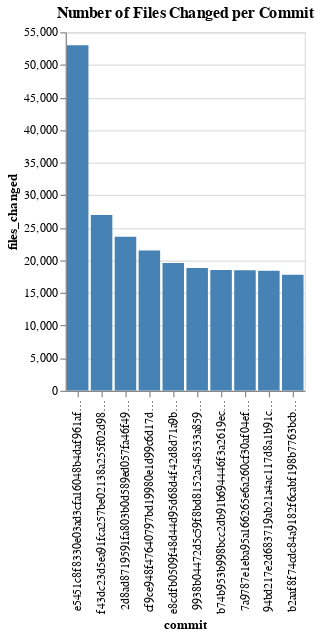

The notebook cell this image was saved under:
### Markdown cell above
### 3. Number of Files Changed per Commit

### Code cell
query = """
SELECT commit, ARRAY_LENGTH(difference) as files_changed
FROM `bruin-hiring.github_repos.sample_commits`
ORDER BY files_changed DESC
LIMIT 10;
"""
run_query_and_visualize(query, 'commit', 'files_changed', chart_type='bar', title='Number of Files Changed per Commit')

### Figure 1 — Vega-Lite specification as saved in the notebook (floating-point values rounded to 4 significant figures)
{"config": {"view": {"continuousWidth": 300, "continuousHeight": 300}}, "data": {"name": "data-204db93fba2a10c3c2eef25462f72ace"}, "mark": {"type": "bar"}, "encoding": {"color": {"condition": {"param": "param_23", "value": "steelblue"}, "value": "lightgray"}, "tooltip": [{"field": "commit", "type": "nominal"}, {"field": "files_changed", "type": "quantitative"}], "x": {"field": "commit", "sort": "-y", "type": "nominal"}, "y": {"field": "files_changed", "type": "quantitative"}}, "params": [{"name": "param_23", "select": {"type": "point", "fields": ["commit"]}, "bind": "legend"}, {"name": "param_24", "select": {"type": "interval", "encodings": ["x", "y"]}, "bind": "scales"}], "title": "Number of Files Changed per Commit", "$schema": "https://vega.github.io/schema/vega-lite/v5.17.0.json", "datasets": {"data-204db93fba2a10c3c2eef25462f72ace": [{"commit": "e5451c8f8330e03ad3cfa16048b4daf961af434f", "files_changed": 53003}, {"commit": "f43dc23d5ea91fca257be02138a255f02d98e806", "files_changed": 26947}, {"commit": "2d8ad8719591fa803b0d589ed057fa46f49b7155", "files_changed": 23633}, {"commit": "cf9ce948f47640797bd19980e1d99c6d17d0bdc3", "files_changed": 21526}, {"commit": "e8cdfb0509f48d44d95d68d4f42d8d71a9ba4acd", "files_changed": 19597}, {"commit": "9938b04472d5c59f8bd8152a548533a8599596a2", "files_changed": 18852}, {"commit": "b74b953b998bcc2db91b694446f3a2619ec32de6", "files_changed": 18512}, {"commit": "7a9787e1eba95a166265e6a260cf30af04ef0a99", "files_changed": 18502}, {"commit": "94bd217e2d683719ab21a4ac117d8a1b91cbedc9", "files_changed": 18420}, {"commit": "b2aaf8f74cdc84a9182f6cabf198b7763bcb9d40", "files_changed": 17815}]}}
